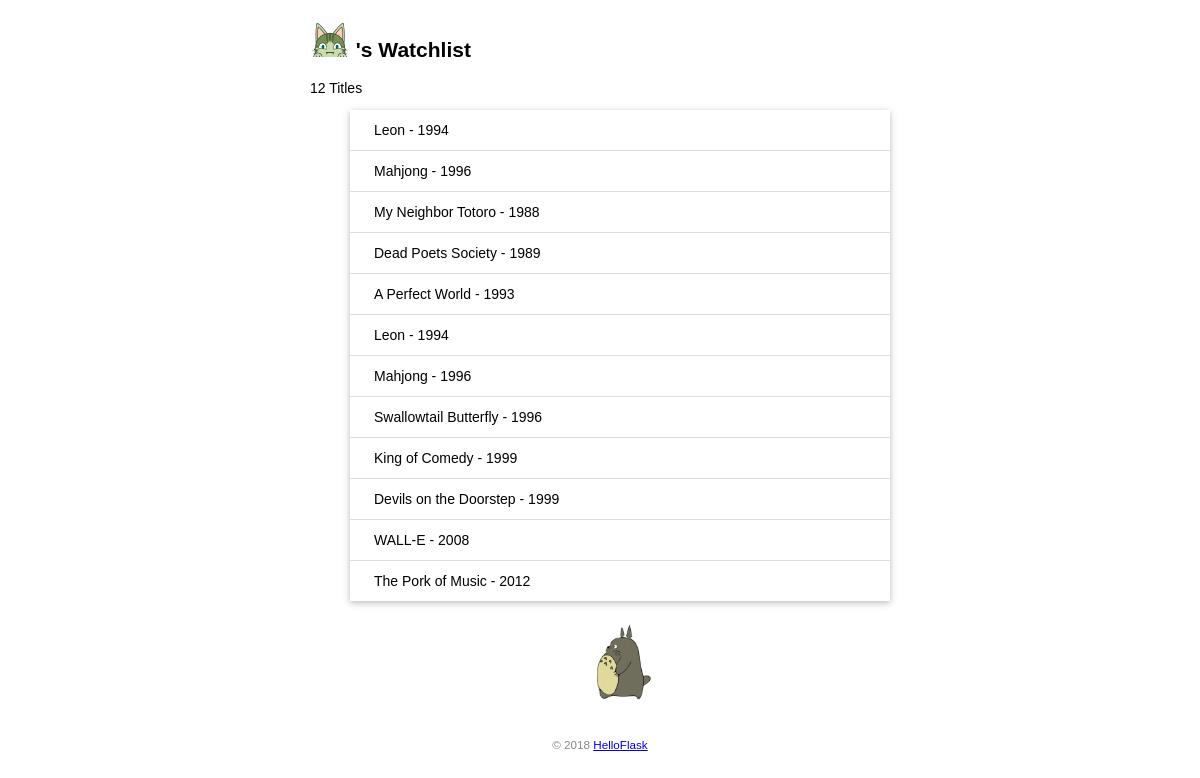
The page / on the database its author committed.
### app.py (models this page shows)
class Movie(db.Model):
    id = db.Column(db.Integer, primary_key=True)
    title = db.Column(db.String(60))
    year = db.Column(db.String(4))

### app.py (the view)
@app.route('/')
def index():
    user = User.query.first()
    movies = Movie.query.all()
    return render_template('index.html', user=user, movies=movies)

### templates/index.html (shortened to what this page needs)
<!DOCTYPE html>
<html lang="en">
<head>
    <link rel="stylesheet" href="{{ url_for('static', filename='style.css') }}" type="text/css">
</head>
<body>
    <h2>
    <img alt="Avatar" class="avatar" src="{{ url_for('static', filename='images/avatar.png') }}">
    {{ name }}'s Watchlist</h2>
    <p>{{ movies|length }} Titles</p>
    <ul>
          <ul class="movie-list">
        {% for movie in movies %}
        <li>{{ movie.title }} - {{ movie.year }}</li>
        {% endfor %}
</ul>
<img alt="Walking Totoro" class="totoro" src="{{ url_for('static', filename='images/totoro.gif') }}">
    </ul>
    <footer>
        <small>&copy; 2018 <a href="http://helloflask.com/tutorial">HelloFlask</a></small>
    </footer>
</body>
</html>

### static/style.css (style rules this page uses)
body { margin: auto; max-width: 580px; font-size: 14px; font-family: Helvetica, Arial, sans-serif; }
footer { color: #888; margin-top: 15px; text-align: center; padding: 10px; }
.avatar { width: 40px; }
.movie-list { list-style-type: none; padding: 0; margin-bottom: 10px; box-shadow: 0 2px 5px 0 rgba(0, 0, 0, 0.16), 0 2px 10px 0 rgba(0, 0, 0, 0.12); }
.movie-list li { padding: 12px 24px; border-bottom: 1px solid #ddd; }
.movie-list li:last-child { border-bottom:none; }
.totoro { display: block; margin: 0 auto; height: 100px; }

### rows shown on the page
Movie: title "Leon", year "1994"
Movie: title "Mahjong", year "1996"
Movie: title "My Neighbor Totoro", year "1988"
Movie: title "Dead Poets Society", year "1989"
Movie: title "A Perfect World", year "1993"
Movie: title "Leon", year "1994"
Movie: title "Mahjong", year "1996"
Movie: title "Swallowtail Butterfly", year "1996"
Movie: title "King of Comedy", year "1999"
Movie: title "Devils on the Doorstep", year "1999"
Movie: title "WALL-E", year "2008"
Movie: title "The Pork of Music", year "2012"

### other values the page prints
{{ movies|length }} "12"
